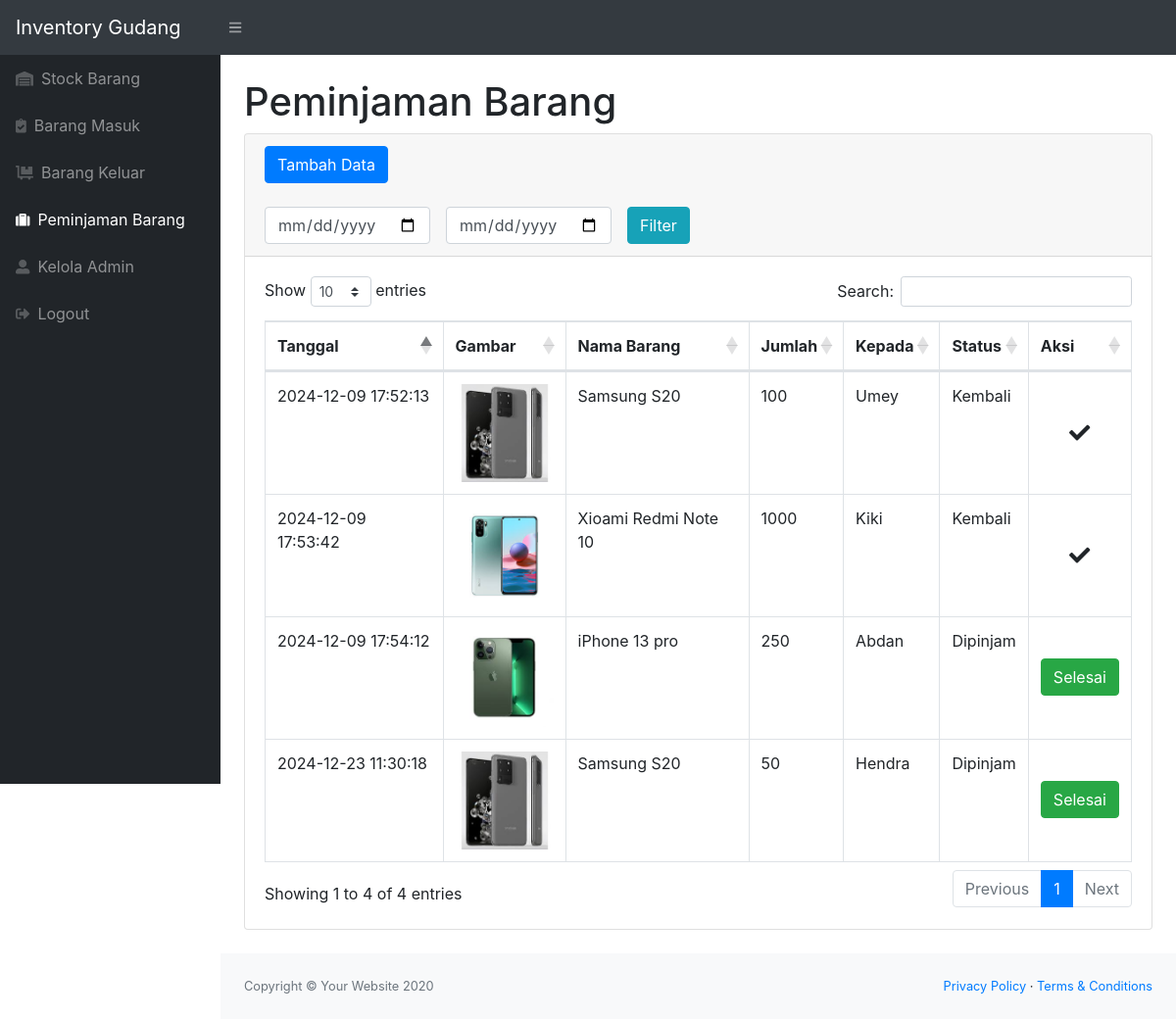
The page /peminjaman.php (signed in) on the database its author committed.
### tables this page shows
CREATE TABLE `peminjaman` (
  `idpeminjaman` int(11) NOT NULL,
  `idbarang` int(11) NOT NULL,
  `tanggalpinjam` timestamp NOT NULL DEFAULT current_timestamp(),
  `qty` int(11) NOT NULL,
  `peminjam` varchar(30) NOT NULL,
  `status` varchar(10) NOT NULL DEFAULT 'Dipinjam'
);

CREATE TABLE `stock` (
  `idbarang` int(11) NOT NULL,
  `namabarang` varchar(25) NOT NULL,
  `deskripsi` varchar(25) NOT NULL,
  `stock` int(11) NOT NULL,
  `image` varchar(99) DEFAULT NULL
);

### peminjaman.php (the view, shortened to what this page needs)
<?php
require 'function.php';
?>
<!DOCTYPE html>
<html lang="en">
    <head>
        <link href="css/styles.css" rel="stylesheet" />
        <link href="https://cdn.datatables.net/1.10.20/css/dataTables.bootstrap4.min.css" rel="stylesheet" />
    </head>
    <body class="sb-nav-fixed">
        <nav class="sb-topnav navbar navbar-expand navbar-dark bg-dark">
            <a class="navbar-brand" href="index.html">Inventory Gudang</a>
            <button class="btn btn-link btn-sm order-1 order-lg-0" id="sidebarToggle" href="#"><i class="fas fa-bars"></i></button>
        </nav>
        <div id="layoutSidenav">
            <div id="layoutSidenav_nav">
                <nav class="sb-sidenav accordion sb-sidenav-dark" id="sidenavAccordion">
                    <div class="sb-sidenav-menu">
                        <div class="nav">
                        <a class="nav-link" href="index.php">
                                <div class="sb-nav-link-icon"><i class="fas fa-warehouse"></i></div>
                                Stock Barang
                            </a>
                            <a class="nav-link" href="masuk.php">
                                <div class="sb-nav-link-icon"><i class="fas fa-clipboard-check"></i></div>
                                Barang Masuk
                            </a>
                            <a class="nav-link" href="keluar.php">
                                <div class="sb-nav-link-icon"><i class="fas fa-dolly-flatbed"></i></div>
                                Barang Keluar
                            </a>
                            <a class="nav-link" href="peminjaman.php">
                                <div class="sb-nav-link-icon"><i class="fas fa-suitcase"></i></div>
                                Peminjaman Barang
                            </a>
                            <a class="nav-link" href="admin.php">
                                <div class="sb-nav-link-icon"><i class="fas fa-user-alt"></i></div>
                                Kelola Admin
                            </a>
                            <a class="nav-link" href="logout.php"> <div class="sb-nav-link-icon"><i class="fas fa-sign-out-alt"></i></div>
                                Logout
                            </a>
                        </div>
                    </div>
                </nav>
            </div>
            <div id="layoutSidenav_content">
                <main>
                    <div class="container-fluid">
                        <h1 class="mt-4">Peminjaman Barang</h1>
                        <div class="card mb-4">
                            <div class="card-header">
                            <button type="button" class="btn btn-primary" data-toggle="modal" data-target="#myModal">
                                Tambah Data
                                </button>
                                <br>
                                <div class="row mt-4">
                                    <div class="col">
                                        <form method="post" class="form-inline">
                                            <input type="date" name="tgl_mulai" class="form-control">
                                            <input type="date" name="tgl_selesai" class="form-control ml-3">
                                            <button type="submit" name="filter_tgl" class="btn btn-info ml-3">Filter</button>
                                        </form>
                                    </div>
                                </div>
                            </div>
                            <div class="card-body">
                                <div class="table-responsive">
                                    <table class="table table-bordered" id="dataTable" width="100%" cellspacing="0">
                                        <thead>
                                            <tr>
                                                <th>Tanggal</th>
                                                <th>Gambar</th>
                                                <th>Nama Barang</th>
                                                <th>Jumlah</th>
                                                <th>Kepada</th>
                                                <th>Status</th>
                                                <th>Aksi</th>
                                            </tr>
                                        </thead>
                                        <tbody>
                                           <?php
                                             if(isset($_POST['filter_tgl'])){
                                                $mulai = $_POST['tgl_mulai'];
                                                $selesai = $_POST['tgl_selesai'];
                                                if($mulai!=null || $selesai!=null){
                                                    $ambilsemuadatastock = mysqli_query($conn, "select * from peminjaman p, stock s where s.idbarang = p.idbarang and tanggal BETWEEN'$mulai' and DATE_ADD('$selesai',INTERVAL 1 DAY)");
                                                } else {
                                                    $ambilsemuadatastock = mysqli_query($conn, "select * from peminjaman p, stock s where s.idbarang = p.idbarang");
                                                }
                                            } else {
                                                $ambilsemuadatastock = mysqli_query($conn, "select * from peminjaman p, stock s where s.idbarang = p.idbarang");
                                            }
                                            while($data=mysqli_fetch_array($ambilsemuadatastock)){
                                                $idk = $data['idpeminjaman'];
                                                $tanggal = $data['tanggalpinjam'];
                                                $namabarang = $data['namabarang'];
                                                $qty = $data['qty'];
                                                $penerima = $data['peminjam'];
                                                $status = $data['status'];
                                                 $gambar = $data['image'];
                                                 if($gambar==null){
                                                     $img = 'No Photo';
                                                 } else {
                                                     $img = '<img src="images/'.$gambar.'" class="zoomable">';
                                                 }
                                            ?>
                                            <tr>
                                                <td><?=$tanggal;?></td>
                                                <td><?=$img;?></td>
                                                <td><?=$namabarang;?></td>
                                                <td><?=$qty;?></td>
                                                <td><?=$penerima;?></td>
                                                <td><?=$status;?></td>
                                                <td>
                                                    <?php
                                                    if($status=='Dipinjam'){
                                                        echo '<div style="display: flex; justify-content: center; align-items: center; margin-top: 30px;">
                                                        <button type="button" class="btn btn-success" data-toggle="modal" data-target="#edit' . $idk . '">
                                                        Selesai
                                                        </button>
                                                        </div>';
                                                    } else {
                                                        echo '<div style="display: flex; justify-content: center; align-items: center; height: 100px;">
                                                        <i class="fa fa-check fa-lg"></i>
                                                      </div>';
                                                    }
                                                ?>
                                                </td>
                                            </tr>
                                            <?php
                                            };
                                            ?>
                                        </tbody>
                                    </table>
                                </div>
                            </div>
                        </div>
                    </div>
                </main>
                <footer class="py-4 bg-light mt-auto">
                    <div class="container-fluid">
                        <div class="d-flex align-items-center justify-content-between small">
                            <div class="text-muted">Copyright &copy; Your Website 2020</div>
                            <div>
                                <a href="#">Privacy Policy</a>
                                &middot;
                                <a href="#">Terms &amp; Conditions</a>
                            </div>
                        </div>
                    </div>
                </footer>
            </div>
        </div>
    </body>
</html>

### peminjaman.php (style rules this page uses)
.zoomable { width: 100px; }

### rows shown on the page
peminjaman: tanggalpinjam "2024-12-09 17:52:13", idbarang.image (picture), idbarang.namabarang "Samsung S20", qty "100", peminjam "Umey", status "Kembali"
peminjaman: tanggalpinjam "2024-12-09 17:53:42", idbarang.image (picture), idbarang.namabarang "Xioami Redmi Note 10", qty "1000", peminjam "Kiki", status "Kembali"
peminjaman: tanggalpinjam "2024-12-09 17:54:12", idbarang.image (picture), idbarang.namabarang "iPhone 13 pro", qty "250", peminjam "Abdan", status "Dipinjam"
peminjaman: tanggalpinjam "2024-12-23 11:30:18", idbarang.image (picture), idbarang.namabarang "Samsung S20", qty "50", peminjam "Hendra", status "Dipinjam"
